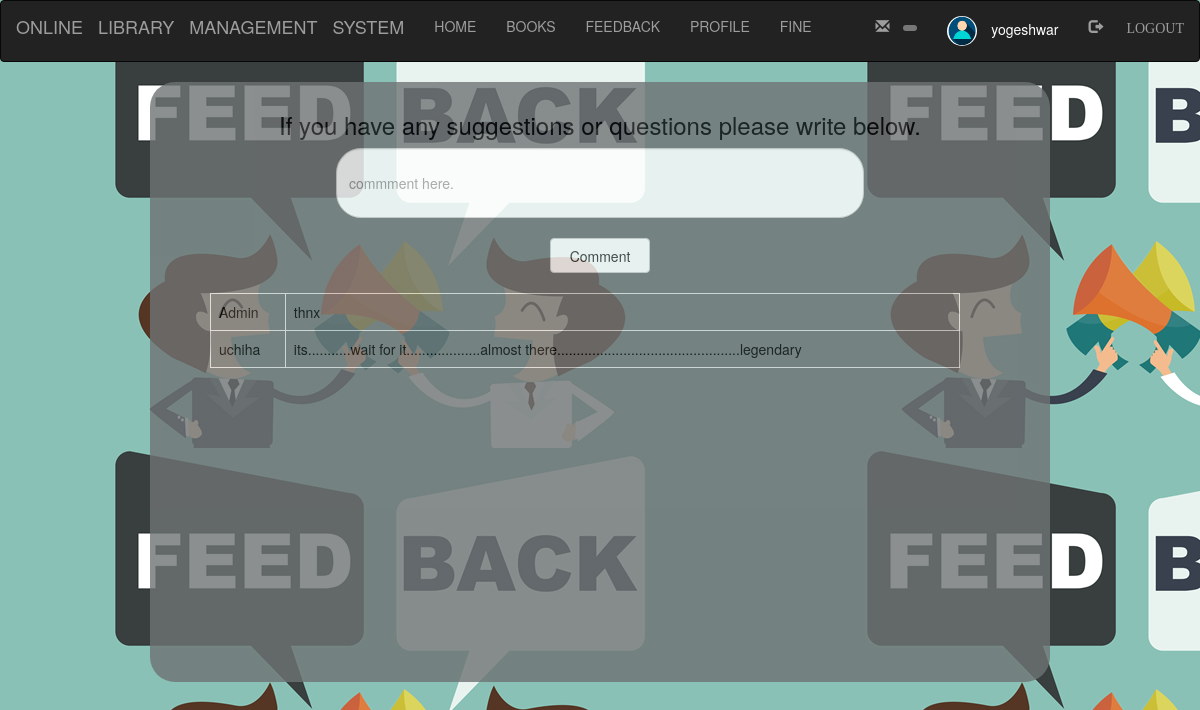
The app's page /Student/feedback.php (signed in) with its own data.
### tables this page shows
CREATE TABLE `comments` (
  `id` int(100) NOT NULL,
  `username` varchar(100) NOT NULL,
  `comment` varchar(500) NOT NULL
);

### Student/feedback.php (the view, shortened to what this page needs)
<?php
	include "navbar.php";
?>
<!DOCTYPE html>
<html>
<head>
	<link rel="stylesheet" type="t  ext/css" href="style.css">
	<link rel="stylesheet" href="https://maxcdn.bootstrapcdn.com/bootstrap/3.4.1/css/bootstrap.min.css">
</head>
<body>
	<div class="wrapper">
		<center>
		<h3>If you have any suggestions or questions please write below.</h3>
		<form style="" action="" method="post">
			<input class="form-control" type="text" name="comment" placeholder="commment here."><br>
			<input class="btn btn-default"type="submit" name="submit" value="Comment" style="width: 100px; height: 35px;">
		</form>
		</center>
		<br>
	<div class="scroll">
		<?php
			if(isset($_POST['submit']))
			{
				$sql="INSERT INTO `comments` VALUES('', '$_SESSION[login_user]', '$_POST[comment]');";
				if(mysqli_query($db,$sql))
				{
					$q="SELECT * FROM `comments` ORDER BY `comments`.`id` DESC";
					$res=mysqli_query($db,$q);
				echo "<table class='table table-bordered'>";
					while ($row=mysqli_fetch_assoc($res))
					{
						echo "<tr>";
							echo "<td>"; echo $row['username']; echo "</td>";
							echo "<td>"; echo $row['comment']; echo "</td>";
						echo "</tr>";
					}
				echo "</table>";
				}
			}
			else
			{
				$q="SELECT * FROM `comments` ORDER BY `comments`.`id` DESC";
					$res=mysqli_query($db,$q);
				echo "<table class='table table-bordered'>";
					while ($row=mysqli_fetch_assoc($res))
					{
						echo "<tr>";
							echo "<td>"; echo $row['username']; echo "</td>";
							echo "<td>"; echo $row['comment']; echo "</td>";
						echo "</tr>";
					}
				echo "</table>";
			}
		?>
	</div>
	</div>
</body>
</html>

### Student/feedback.php (style rules this page uses)
body { background-image: url("image/feed.jpg"); }
.wrapper { border-radius: 25px; width: 900px; height: 600px; background-color: #6f7374; color: black; opacity: .8; padding: 10px; margin: 20px auto; }
.form-control { border-radius: 25px; height: 70px; width: 60%; }
.scroll { height: 300px; padding-left: 50px; width: 800px; overflow: auto; }

### records on screen
comments: username "Admin", comment "thnx"
comments: username "uchiha", comment "its...........wait for it...................almost there...............................................legendary"

### other values on screen
$_SESSION['login_user'] "yogeshwar"
